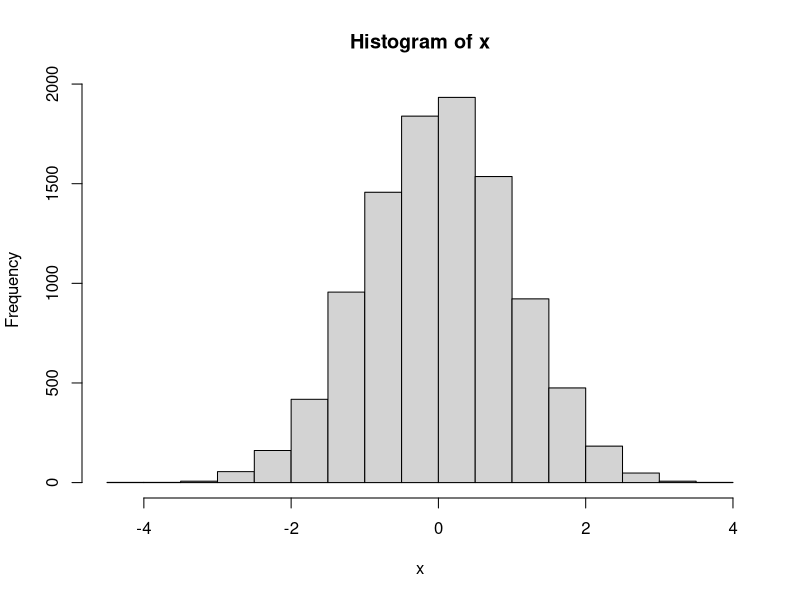

Write R code to recreate this figure. (Note: this script raises an error after producing the figure.)
## ---- chunk 1
x <- rnorm(10000)
hist(x)  # this is a histogram

t.test(x)
## ---- chunk 2
3 < 4

sleep
sleep$extra > 0

which(sleep$extra > 0)

## ---- chunk 3
scott <- read.csv("../scottdata/CognitionPaperFinalData.csv")
summary(scott$Merged)
levels(scott$Merged)
levels(scott$Merged) <- c("Unmerged", "Merged") # only changing the labels
levels(scott$Merged)
levels(scott$Merged) <- c("Merged", "Unmerged") # only changing the labels
scott$Merged <- factor(scott$Merged, levels = c("Unmerged", "Merged"))

# relevel()

# reorder()

## ---- chunk 4
mysleep <- sleep
mysleep
mysleep$Study <- "Study1"
mysleep$noise <- rnorm(20)
mysleep
mysleep$direction[mysleep$extra >= 0] <- "positive"
mysleep$direction[mysleep$extra < 0] <- "negative"
mysleep$direction <- factor(mysleep$direction, levels = c("positive", "negative"))
summary(mysleep)
## ---- chunk 5
xtabs(~ extra + direction, mysleep)
## ---- chunk 6
summary(scott)
summary(scott$Corpus)
scott$Corpus.full <- scott$Corpus
levels(scott$Corpus.full) <- c("American English", "Dutch", "French", "German", "Cantonese", "Korean", "British English", "Slovakian", "Spanish")
summary(scott$Corpus.full)

xtabs(~ Corpus + Corpus.full, scott)

summary(relevel(scott$Corpus.full, "British English"))

summary(scott$Merged)
summary(relevel(scott$Merged, "Unmerged"))
scott$MergedOrder[scott$Merged == "Unmerged"] <- 1
scott$MergedOrder[scott$Merged == "Merged"] <- 2

xtabs(~ Merged + MergedOrder, scott)

summary(scott$Merged)
summary(reorder(scott$Merged, scott$MergedOrder))
summary(scott$Merged)

summary(factor(scott$Merged, levels = c("Unmerged", "Merged")))
## ---- chunk 7
x <- c(1, 2, NA, 4, 68)
mean(x)
mean(x, na.rm = TRUE)
## ---- chunk 8
sleep
sleep[sleep$group == 1, ]
sleep$group == 1
sleep[which(sleep$group == 1), ]
which(sleep$group == 1)
sleep[sleep$group == 1 & sleep$extra > 0, ]
sleep[sleep$group == 1 | sleep$extra > 0, ]
# "where"
sleep[!sleep$group == 1, ]

sleep[sleep$ID == c(1, 3, 4, 6), ]  # DOESN'T WORK
sleep[sleep$ID %in% c(1, 3, 4, 6), ]
sleep$ID %in% c(1, 3, 4, 6)
sleep[!sleep$ID %in% c(1, 3, 4, 6), ]  # "not in"

# ?subset  # check Warning
# dplyr is better (IMHO)
# we will get to dplyr package tomorrow

## ---- chunk 9
sleep1 <- sleep[sleep$group == 1,  ]
sleep2 <- sleep[sleep$group == 2,  ]
sleep1
sleep2
sleep.reassembled <- rbind(sleep1, sleep2)
sleep.reassembled

sleep.left <- sleep[, 1:2]
sleep.left
sleep.ID <- sleep[, 3]
sleep.ID
sleep.reassembled.2 <- cbind(sleep.left, sleep.ID)
sleep.reassembled.2
## ---- chunk 10
subject.info <- data.frame(ID = 3:12, gender = c("male", "male", "female", "female", "female", "female", "male", "female", "male", "male"))
summary(subject.info)

sleep.merged <- merge(sleep, subject.info)
sleep
sleep.merged
nrow(sleep)
nrow(sleep.merged)

mysleep <- sleep
mysleep$ID <- as.numeric(mysleep$ID)

sleep.merged2 <- merge(mysleep, subject.info, all = TRUE)
sleep.merged2

